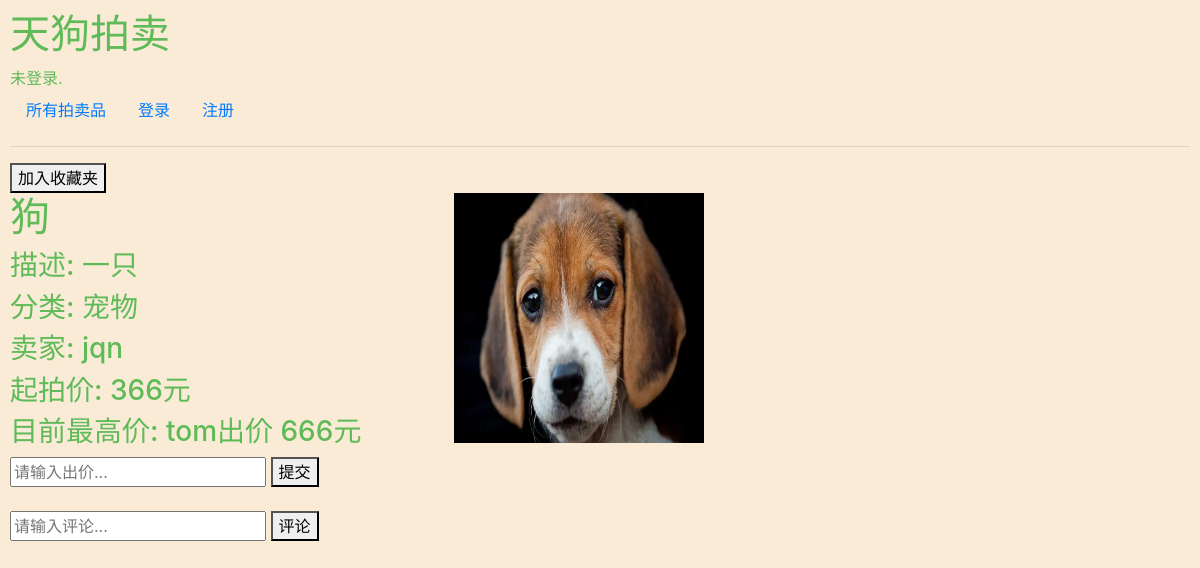
Page /listing/16 on the committed database.
### auctions/models.py (models this page shows, shortened)
class List(models.Model):
    title = models.CharField(max_length=64)
    desc = models.CharField(max_length=64)
    price = models.IntegerField(max_length=6)
    bids = models.ForeignKey(Bids, on_delete=models.CASCADE, blank=True, related_name="bidders", null=True)
    comments = models.ManyToManyField(Comment, related_name="comments", blank=True)
    imguser = models.CharField(max_length=64)
    image = models.ImageField(upload_to='photos/')
    owner = models.ForeignKey(User, on_delete=models.CASCADE, related_name="seller")
    category = models.CharField(max_length=64)
    closed = models.BooleanField(default=False)

class User(AbstractUser):
    pass

class Bids(models.Model):
    user = models.ForeignKey(User, on_delete=models.CASCADE, related_name="user_bids")
    auction = models.ForeignKey('List', on_delete=models.CASCADE, related_name='product_bids')
    cost = models.IntegerField(max_length=6)

### auctions/views.py (the view)
# urls.py: path("listing/<int:listing_item>", views.listing, name="listing"),
def listing(request, listing_item):
    item = List.objects.get(id=listing_item)
    if request.method == "GET":
        seller = List.objects.get(id=listing_item).owner
        comment = item.comments.all()
        return render(request, 'auctions/auction.html', {
            'auction': item,
            'person': seller,
            'comment': comment,
            'bids': item.price,
        })

### auctions/templates/auctions/auction.html (shortened to what this page needs)
{% extends "auctions/layout.html" %}
{% block body %}
    {% if auction.closed == False %}
        <form action="{% url 'watch' auction.id %}" method="post">
            <button id="button-auction" class="button-auction" type="submit">加入收藏夹</button>
        </form>
    {% endif %}
    <div style="width: 1000px;">
        <div class="row">
            <div class="col-sm-5">
                <h1>{{ auction.title }}</h1>
                <h3>描述: {{ auction.desc }}</h3>
                <h3>分类: {{ auction.category }}</h3>
                <h3>卖家: {{ person }}</h3>
                {% if auction.closed %}
                    <h3>花落谁家： {{auction.bids.user}}</h3>
                    <h3>成交价：{{auction.bids.cost}}元</h3>
                {% else %}
                    <h3>起拍价: {{auction.price}}元</h3>
                    {% if auction.bids.cost %}
                        <h3>目前最高价: {{auction.bids.user}}出价 {{auction.bids.cost}}元 </h3>
                    {% endif %}
                {% endif %}
            </div>
            <div class="col-sm-5">
                {% if auction.image %}
                    <div class="col-sm-3">
                        <img src="/{{ auction.image }}" alt="image" style="width: 250px; height: 250px">
                    </div>
                {% else %}
                    <div class="col-sm-3"></div>
                {% endif %}
            </div>
        </div>
    </div>
    {% if request.user != auction.owner and auction.closed == False%}
        <form action="{% url 'bid' auction.id %}" method="post">
            <input type="number" name="maxBid" placeholder="请输入出价...">
            <button type="submit">提交</button>
        </form>
    {% endif %}
    <br>
    <form method=post action="{% url 'add_comment' auction.id %}">
        <input type="text" name="comment" placeholder="请输入评论...">
        <button type="submit">评论</button>
    </form>
{% endblock %}

### auctions/static/auctions/styles.css (style rules this page uses)
body { padding: 10px; }

### rows in the picture
List: title "狗", desc "一只", category "宠物", price "366", bids.user "tom", bids.cost "666", image (picture)
User: username "jqn"
